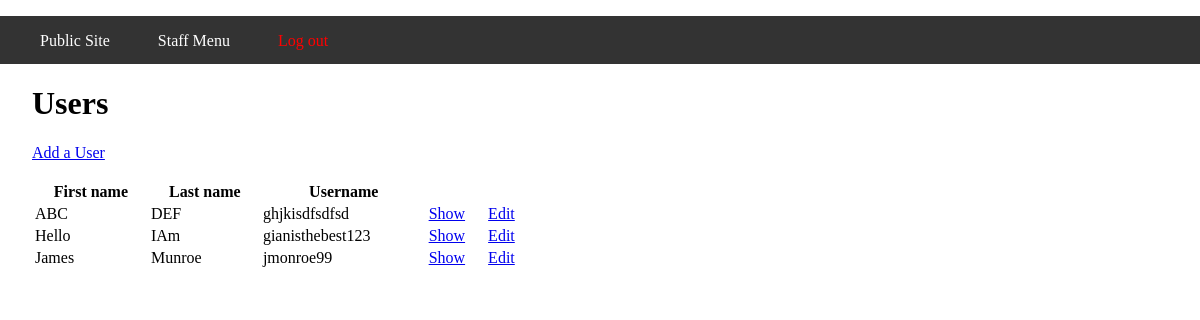
The page /staff/users/index.php on the database its author committed.
### tables this page shows
CREATE TABLE `users` (
  `id` int(11) NOT NULL,
  `first_name` varchar(255) DEFAULT NULL,
  `last_name` varchar(255) DEFAULT NULL,
  `email` varchar(255) DEFAULT NULL,
  `username` varchar(255) DEFAULT NULL,
  `hashed_password` varchar(255) DEFAULT NULL,
  `created_at` datetime DEFAULT NULL
);

### private/query_functions.php (called while the page is built, shortened)
<?php
  function find_all_users() {
    global $db;
    $sql = "SELECT * FROM users ";
    $sql .= "ORDER BY last_name ASC, first_name ASC;";
    $users_result = db_query($db, $sql);
    return $users_result;
  }
?>

### private/database.php (called while the page is built, shortened)
<?php
  function db_query($connection, $sql) {
    $result_set = mysqli_query($connection, $sql);
    return $result_set;
  }
  function db_fetch_assoc($result_set) {
    return mysqli_fetch_assoc($result_set);
  }
?>

### private/functions.php (called while the page is built, shortened)
<?php
  function h($string="") {
    return htmlspecialchars($string);
  }
  function u($string="") {
    return urlencode($string);
  }
?>

### public/staff/users/index.php (the view, shortened to what this page needs)
<div id="main-content">
  <h1>Users</h1>
  <a href="new.php">Add a User</a><br />
  <br />
  <?php
    $users_result = find_all_users();
    echo "<table id=\"users\" style=\"width: 500px;\">";
    echo "<tr>";
    echo "<th>First name</th>";
    echo "<th>Last name</th>";
    echo "<th>Username</th>";
    echo "<th></th>";
    echo "<th></th>";
    echo "</tr>";
    while($user = db_fetch_assoc($users_result)) {
      echo "<tr>";
      echo "<td>" . h($user['first_name']) . "</td>";
      echo "<td>" . h($user['last_name']) . "</td>";
      echo "<td>" . h($user['username']) . "</td>";
      echo "<td>";
      echo "<a href=\"show.php?id=" . h(u($user['id'])) . "\">Show</a>";
      echo "</td>";
      echo "<td>";
      echo "<a href=\"edit.php?id=" . h(u($user['id'])) . "\">Edit</a>";
      echo "</td>";
      echo "</tr>";
    }
    echo "</table>";
  ?>
</div>
<?php include(SHARED_PATH . '/footer.php'); ?>

### private/shared/header.php (style rules this page uses)
html, body { margin: 0; padding: 0; height: 100%; width: 100%; }
#main-content { padding: 0 2em; }

### rows shown on the page
users: first_name "ABC", last_name "DEF", username "ghjkisdfsdfsd"
users: first_name "Hello", last_name "IAm", username "gianisthebest123"
users: first_name "James", last_name "Munroe", username "jmonroe99"
